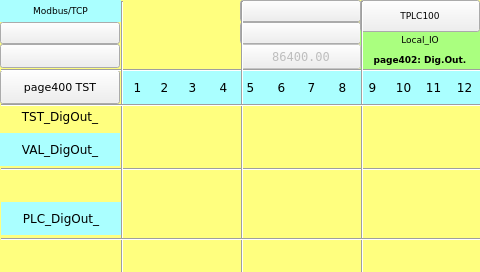
<?xml version="1.0" encoding="UTF-8"?>
<ui version="4.0">
<class>page402</class>
<widget class="QWidget" name="page402">
<property name="geometry">
<rect>
<x>0</x>
<y>0</y>
<width>480</width>
<height>272</height>
</rect>
</property>
<property name="minimumSize">
<size>
<width>480</width>
<height>272</height>
</size>
</property>
<property name="maximumSize">
<size>
<width>480</width>
<height>272</height>
</size>
</property>
<property name="windowTitle">
<string>page402</string>
</property>
<property name="styleSheet">
<string notr="true">QWidget#page402
{background-color: rgb(255, 255, 127);
}
</string>
</property>
<widget class="ATCMled" name="atcmLed_VAL_DigOut_3">
<property name="geometry">
<rect>
<x>178</x>
<y>134</y>
<width>31</width>
<height>34</height>
</rect>
</property>
<property name="toolTip">
<string>VAL_DigOut_3</string>
</property>
<property name="whatsThis">
<string>ATCMled widget</string>
</property>
<property name="variable">
<string>VAL_DigOut_3</string>
</property>
<property name="refresh">
<number>500</number>
</property>
<property name="viewStatus">
<bool>false</bool>
</property>
<property name="visibilityVar">
<string>TST_DigOut_3</string>
</property>
<property name="onIcon">
<iconset>
<normaloff>:/on.png</normaloff>:/on.png</iconset>
</property>
<property name="offIcon">
<iconset>
<normaloff>:/off.png</normaloff>:/off.png</iconset>
</property>
<property name="font">
 <font>
  <family>DejaVu Sans</family>
  <pointsize>8</pointsize>
 </font>
</property>
</widget>
<widget class="QLabel" name="label_Qt_Project_3">
<property name="geometry">
<rect>
<x>360</x>
<y>50</y>
<width>120</width>
<height>20</height>
</rect>
</property>
<property name="font">
<font>
<family>DejaVu Sans</family>
  <pointsize>7</pointsize>
<weight>75</weight>
<bold>true</bold>
</font>
</property>
<property name="styleSheet">
<string notr="true">background-color: rgb(170, 255, 127);</string>
</property>
<property name="text">
<string>page402: Dig.Out.</string>
</property>
<property name="alignment">
<set>Qt::AlignCenter</set>
</property>
</widget>
<widget class="QLabel" name="label_PLC_DigOut_9">
<property name="geometry">
<rect>
<x>357</x>
<y>70</y>
<width>31</width>
<height>34</height>
</rect>
</property>
<property name="font">
<font>
<family>DejaVu Sans</family>
  <pointsize>9</pointsize>
</font>
</property>
<property name="styleSheet">
<string notr="true">background-color: rgb(170, 255, 255);</string>
</property>
<property name="text">
<string>9</string>
</property>
<property name="alignment">
<set>Qt::AlignCenter</set>
</property>
</widget>
<widget class="ATCMled" name="atcmLed_VAL_DigOut_1">
<property name="geometry">
<rect>
<x>118</x>
<y>134</y>
<width>31</width>
<height>34</height>
</rect>
</property>
<property name="toolTip">
<string>VAL_DigOut_1</string>
</property>
<property name="whatsThis">
<string>ATCMled widget</string>
</property>
<property name="variable">
<string>VAL_DigOut_1</string>
</property>
<property name="refresh">
<number>500</number>
</property>
<property name="viewStatus">
<bool>false</bool>
</property>
<property name="visibilityVar">
<string>TST_DigOut_1</string>
</property>
<property name="onIcon">
<iconset>
<normaloff>:/on.png</normaloff>:/on.png</iconset>
</property>
<property name="offIcon">
<iconset>
<normaloff>:/off.png</normaloff>:/off.png</iconset>
</property>
<property name="font">
 <font>
  <family>DejaVu Sans</family>
  <pointsize>8</pointsize>
 </font>
</property>
</widget>
<widget class="ATCMtime" name="atcmTime">
<property name="geometry">
<rect>
<x>240</x>
<y>22</y>
<width>121</width>
<height>22</height>
</rect>
</property>
<property name="font">
<font>
<family>DejaVu Sans Mono</family>
  <pointsize>8</pointsize>
</font>
</property>
<property name="toolTip">
<string>ATCM QTime</string>
</property>
<property name="whatsThis">
<string>ATCMtime widget</string>
</property>
<property name="bgColor">
<color>
<red>170</red>
<green>255</green>
<blue>127</blue>
</color>
</property>
<property name="borderWidth">
<number>0</number>
</property>
<property name="borderRadius">
<number>0</number>
</property>
</widget>
<widget class="Line" name="line_hr_3">
<property name="geometry">
<rect>
<x>1</x>
<y>238</y>
<width>481</width>
<height>3</height>
</rect>
</property>
<property name="orientation">
<enum>Qt::Horizontal</enum>
</property>
<property name="font">
 <font>
  <family>DejaVu Sans</family>
  <pointsize>8</pointsize>
 </font>
</property>
</widget>
<widget class="Line" name="line_vt_2">
<property name="geometry">
<rect>
<x>241</x>
<y>1</y>
<width>3</width>
<height>272</height>
</rect>
</property>
<property name="orientation">
<enum>Qt::Vertical</enum>
</property>
<property name="font">
 <font>
  <family>DejaVu Sans</family>
  <pointsize>8</pointsize>
 </font>
</property>
</widget>
<widget class="QLabel" name="label_PLC_DigOut_11">
<property name="geometry">
<rect>
<x>418</x>
<y>70</y>
<width>31</width>
<height>34</height>
</rect>
</property>
<property name="font">
<font>
<family>DejaVu Sans</family>
  <pointsize>9</pointsize>
</font>
</property>
<property name="styleSheet">
<string notr="true">background-color: rgb(170, 255, 255);</string>
</property>
<property name="text">
<string>11</string>
</property>
<property name="alignment">
<set>Qt::AlignCenter</set>
</property>
</widget>
<widget class="ATCMled" name="atcmLed_VAL_DigOut_2">
<property name="geometry">
<rect>
<x>148</x>
<y>134</y>
<width>31</width>
<height>34</height>
</rect>
</property>
<property name="toolTip">
<string>VAL_DigOut_2</string>
</property>
<property name="whatsThis">
<string>ATCMled widget</string>
</property>
<property name="variable">
<string>VAL_DigOut_2</string>
</property>
<property name="refresh">
<number>500</number>
</property>
<property name="viewStatus">
<bool>false</bool>
</property>
<property name="visibilityVar">
<string>TST_DigOut_2</string>
</property>
<property name="onIcon">
<iconset>
<normaloff>:/on.png</normaloff>:/on.png</iconset>
</property>
<property name="offIcon">
<iconset>
<normaloff>:/off.png</normaloff>:/off.png</iconset>
</property>
<property name="font">
 <font>
  <family>DejaVu Sans</family>
  <pointsize>8</pointsize>
 </font>
</property>
</widget>
<widget class="ATCMdate" name="atcmDate">
<property name="geometry">
<rect>
<x>240</x>
<y>0</y>
<width>121</width>
<height>22</height>
</rect>
</property>
<property name="font">
<font>
<family>DejaVu Sans Mono</family>
  <pointsize>8</pointsize>
</font>
</property>
<property name="toolTip">
<string>ATCM QDate</string>
</property>
<property name="whatsThis">
<string>ATCMdate widget</string>
</property>
<property name="bgColor">
<color>
<red>170</red>
<green>255</green>
<blue>127</blue>
</color>
</property>
<property name="borderWidth">
<number>0</number>
</property>
<property name="borderRadius">
<number>0</number>
</property>
<property name="format">
<enum>ATCMdate::YYYY_MM_DD</enum>
</property>
</widget>
<widget class="ATCMled" name="atcmLed_VAL_DigOut_8">
<property name="geometry">
<rect>
<x>328</x>
<y>134</y>
<width>31</width>
<height>34</height>
</rect>
</property>
<property name="toolTip">
<string>VAL_DigOut_8</string>
</property>
<property name="whatsThis">
<string>ATCMled widget</string>
</property>
<property name="variable">
<string>VAL_DigOut_8</string>
</property>
<property name="refresh">
<number>500</number>
</property>
<property name="viewStatus">
<bool>false</bool>
</property>
<property name="visibilityVar">
<string>TST_DigOut_8</string>
</property>
<property name="onIcon">
<iconset>
<normaloff>:/on.png</normaloff>:/on.png</iconset>
</property>
<property name="offIcon">
<iconset>
<normaloff>:/off.png</normaloff>:/off.png</iconset>
</property>
<property name="font">
 <font>
  <family>DejaVu Sans</family>
  <pointsize>8</pointsize>
 </font>
</property>
</widget>
<widget class="QLabel" name="label_PLC_DigOut_14">
<property name="geometry">
<rect>
<x>0</x>
<y>133</y>
<width>120</width>
<height>33</height>
</rect>
</property>
<property name="font">
<font>
<family>DejaVu Sans</family>
  <pointsize>9</pointsize>
</font>
</property>
<property name="styleSheet">
<string notr="true">background-color: rgb(170, 255, 255);</string>
</property>
<property name="text">
<string>VAL_DigOut_</string>
</property>
<property name="alignment">
<set>Qt::AlignCenter</set>
</property>
</widget>
<widget class="QLabel" name="label_PLC_DigOut_7">
<property name="geometry">
<rect>
<x>296</x>
<y>70</y>
<width>31</width>
<height>34</height>
</rect>
</property>
<property name="font">
<font>
<family>DejaVu Sans</family>
  <pointsize>9</pointsize>
</font>
</property>
<property name="styleSheet">
<string notr="true">background-color: rgb(170, 255, 255);</string>
</property>
<property name="text">
<string>7</string>
</property>
<property name="alignment">
<set>Qt::AlignCenter</set>
</property>
</widget>
<widget class="QLabel" name="label_Qt_Project">
<property name="geometry">
<rect>
<x>360</x>
<y>30</y>
<width>120</width>
<height>20</height>
</rect>
</property>
<property name="font">
<font>
<family>DejaVu Sans</family>
  <pointsize>7</pointsize>
</font>
</property>
<property name="styleSheet">
<string notr="true">background-color: rgb(170, 255, 127);</string>
</property>
<property name="text">
<string>Local_IO</string>
</property>
<property name="alignment">
<set>Qt::AlignCenter</set>
</property>
</widget>
<widget class="QLabel" name="label_PLC_DigOut_8">
<property name="geometry">
<rect>
<x>327</x>
<y>70</y>
<width>31</width>
<height>34</height>
</rect>
</property>
<property name="font">
<font>
<family>DejaVu Sans</family>
  <pointsize>9</pointsize>
</font>
</property>
<property name="styleSheet">
<string notr="true">background-color: rgb(170, 255, 255);</string>
</property>
<property name="text">
<string>8</string>
</property>
<property name="alignment">
<set>Qt::AlignCenter</set>
</property>
</widget>
<widget class="Line" name="line_vt_4">
<property name="geometry">
<rect>
<x>361</x>
<y>1</y>
<width>3</width>
<height>272</height>
</rect>
</property>
<property name="orientation">
<enum>Qt::Vertical</enum>
</property>
<property name="font">
 <font>
  <family>DejaVu Sans</family>
  <pointsize>8</pointsize>
 </font>
</property>
</widget>
<widget class="QLabel" name="label_PLC_DigOut_2">
<property name="geometry">
<rect>
<x>149</x>
<y>70</y>
<width>31</width>
<height>34</height>
</rect>
</property>
<property name="font">
<font>
<family>DejaVu Sans</family>
  <pointsize>9</pointsize>
</font>
</property>
<property name="styleSheet">
<string notr="true">background-color: rgb(170, 255, 255);</string>
</property>
<property name="text">
<string>2</string>
</property>
<property name="alignment">
<set>Qt::AlignCenter</set>
</property>
</widget>
<widget class="QLabel" name="label_PLC_DigOut_12">
<property name="geometry">
<rect>
<x>449</x>
<y>70</y>
<width>31</width>
<height>34</height>
</rect>
</property>
<property name="font">
<font>
<family>DejaVu Sans</family>
  <pointsize>9</pointsize>
</font>
</property>
<property name="styleSheet">
<string notr="true">background-color: rgb(170, 255, 255);</string>
</property>
<property name="text">
<string>12</string>
</property>
<property name="alignment">
<set>Qt::AlignCenter</set>
</property>
</widget>
<widget class="QLabel" name="label_PLC_DigOut_1">
<property name="geometry">
<rect>
<x>122</x>
<y>70</y>
<width>31</width>
<height>34</height>
</rect>
</property>
<property name="font">
<font>
<family>DejaVu Sans</family>
  <pointsize>9</pointsize>
</font>
</property>
<property name="styleSheet">
<string notr="true">background-color: rgb(170, 255, 255);</string>
</property>
<property name="text">
<string>1</string>
</property>
<property name="alignment">
<set>Qt::AlignCenter</set>
</property>
</widget>
<widget class="ATCMled" name="atcmLed_VAL_DigOut_7">
<property name="geometry">
<rect>
<x>298</x>
<y>134</y>
<width>31</width>
<height>34</height>
</rect>
</property>
<property name="toolTip">
<string>VAL_DigOut_7</string>
</property>
<property name="whatsThis">
<string>ATCMled widget</string>
</property>
<property name="variable">
<string>VAL_DigOut_7</string>
</property>
<property name="refresh">
<number>500</number>
</property>
<property name="viewStatus">
<bool>false</bool>
</property>
<property name="visibilityVar">
<string>TST_DigOut_7</string>
</property>
<property name="onIcon">
<iconset>
<normaloff>:/on.png</normaloff>:/on.png</iconset>
</property>
<property name="offIcon">
<iconset>
<normaloff>:/off.png</normaloff>:/off.png</iconset>
</property>
<property name="font">
 <font>
  <family>DejaVu Sans</family>
  <pointsize>8</pointsize>
 </font>
</property>
</widget>
<widget class="ATCMled" name="atcmLed_VAL_DigOut_6">
<property name="geometry">
<rect>
<x>268</x>
<y>134</y>
<width>31</width>
<height>34</height>
</rect>
</property>
<property name="toolTip">
<string>VAL_DigOut_6</string>
</property>
<property name="whatsThis">
<string>ATCMled widget</string>
</property>
<property name="variable">
<string>VAL_DigOut_6</string>
</property>
<property name="refresh">
<number>500</number>
</property>
<property name="viewStatus">
<bool>false</bool>
</property>
<property name="visibilityVar">
<string>TST_DigOut_6</string>
</property>
<property name="onIcon">
<iconset>
<normaloff>:/on.png</normaloff>:/on.png</iconset>
</property>
<property name="offIcon">
<iconset>
<normaloff>:/off.png</normaloff>:/off.png</iconset>
</property>
<property name="font">
 <font>
  <family>DejaVu Sans</family>
  <pointsize>8</pointsize>
 </font>
</property>
</widget>
<widget class="ATCMled" name="atcmLed_TST_DigOut_5">
<property name="geometry">
<rect>
<x>238</x>
<y>102</y>
<width>31</width>
<height>34</height>
</rect>
</property>
<property name="toolTip">
<string>TST_DigOut_5</string>
</property>
<property name="whatsThis">
<string>ATCMled widget</string>
</property>
<property name="variable">
<string>TST_DigOut_5</string>
</property>
<property name="refresh">
<number>500</number>
</property>
<property name="viewStatus">
<bool>false</bool>
</property>
<property name="visibilityVar">
<string/>
</property>
<property name="onIcon">
<iconset>
<normaloff>:/on.png</normaloff>:/on.png</iconset>
</property>
<property name="offIcon">
<iconset>
<normaloff>:/off.png</normaloff>:/off.png</iconset>
</property>
<property name="font">
 <font>
  <family>DejaVu Sans</family>
  <pointsize>8</pointsize>
 </font>
</property>
</widget>
<widget class="QLabel" name="label_PLC_DigOut_6">
<property name="geometry">
<rect>
<x>266</x>
<y>70</y>
<width>31</width>
<height>34</height>
</rect>
</property>
<property name="font">
<font>
<family>DejaVu Sans</family>
  <pointsize>9</pointsize>
</font>
</property>
<property name="styleSheet">
<string notr="true">background-color: rgb(170, 255, 255);</string>
</property>
<property name="text">
<string>6</string>
</property>
<property name="alignment">
<set>Qt::AlignCenter</set>
</property>
</widget>
<widget class="ATCMled" name="atcmLed_TST_DigOut_8">
<property name="geometry">
<rect>
<x>328</x>
<y>102</y>
<width>31</width>
<height>34</height>
</rect>
</property>
<property name="toolTip">
<string>TST_DigOut_8</string>
</property>
<property name="whatsThis">
<string>ATCMled widget</string>
</property>
<property name="variable">
<string>TST_DigOut_8</string>
</property>
<property name="refresh">
<number>500</number>
</property>
<property name="viewStatus">
<bool>false</bool>
</property>
<property name="visibilityVar">
<string/>
</property>
<property name="onIcon">
<iconset>
<normaloff>:/on.png</normaloff>:/on.png</iconset>
</property>
<property name="offIcon">
<iconset>
<normaloff>:/off.png</normaloff>:/off.png</iconset>
</property>
<property name="font">
 <font>
  <family>DejaVu Sans</family>
  <pointsize>8</pointsize>
 </font>
</property>
</widget>
<widget class="QLabel" name="label_PLC_DigOut_3">
<property name="geometry">
<rect>
<x>177</x>
<y>70</y>
<width>31</width>
<height>34</height>
</rect>
</property>
<property name="font">
<font>
<family>DejaVu Sans</family>
  <pointsize>9</pointsize>
</font>
</property>
<property name="styleSheet">
<string notr="true">background-color: rgb(170, 255, 255);</string>
</property>
<property name="text">
<string>3</string>
</property>
<property name="alignment">
<set>Qt::AlignCenter</set>
</property>
</widget>
<widget class="ATCMled" name="atcmLed_TST_DigOut_4">
<property name="geometry">
<rect>
<x>208</x>
<y>102</y>
<width>31</width>
<height>34</height>
</rect>
</property>
<property name="toolTip">
<string>TST_DigOut_4</string>
</property>
<property name="whatsThis">
<string>ATCMled widget</string>
</property>
<property name="variable">
<string>TST_DigOut_4</string>
</property>
<property name="refresh">
<number>500</number>
</property>
<property name="viewStatus">
<bool>false</bool>
</property>
<property name="visibilityVar">
<string/>
</property>
<property name="onIcon">
<iconset>
<normaloff>:/on.png</normaloff>:/on.png</iconset>
</property>
<property name="offIcon">
<iconset>
<normaloff>:/off.png</normaloff>:/off.png</iconset>
</property>
<property name="font">
 <font>
  <family>DejaVu Sans</family>
  <pointsize>8</pointsize>
 </font>
</property>
</widget>
<widget class="ATCMled" name="atcmLed_TST_DigOut_2">
<property name="geometry">
<rect>
<x>148</x>
<y>102</y>
<width>31</width>
<height>34</height>
</rect>
</property>
<property name="toolTip">
<string>TST_DigOut_2</string>
</property>
<property name="whatsThis">
<string>ATCMled widget</string>
</property>
<property name="variable">
<string>TST_DigOut_2</string>
</property>
<property name="refresh">
<number>500</number>
</property>
<property name="viewStatus">
<bool>false</bool>
</property>
<property name="visibilityVar">
<string/>
</property>
<property name="onIcon">
<iconset>
<normaloff>:/on.png</normaloff>:/on.png</iconset>
</property>
<property name="offIcon">
<iconset>
<normaloff>:/off.png</normaloff>:/off.png</iconset>
</property>
<property name="font">
 <font>
  <family>DejaVu Sans</family>
  <pointsize>8</pointsize>
 </font>
</property>
</widget>
<widget class="ATCMled" name="atcmLed_TST_DigOut_3">
<property name="geometry">
<rect>
<x>178</x>
<y>102</y>
<width>31</width>
<height>34</height>
</rect>
</property>
<property name="toolTip">
<string>TST_DigOut_3</string>
</property>
<property name="whatsThis">
<string>ATCMled widget</string>
</property>
<property name="variable">
<string>TST_DigOut_3</string>
</property>
<property name="refresh">
<number>500</number>
</property>
<property name="viewStatus">
<bool>false</bool>
</property>
<property name="visibilityVar">
<string/>
</property>
<property name="onIcon">
<iconset>
<normaloff>:/on.png</normaloff>:/on.png</iconset>
</property>
<property name="offIcon">
<iconset>
<normaloff>:/off.png</normaloff>:/off.png</iconset>
</property>
<property name="font">
 <font>
  <family>DejaVu Sans</family>
  <pointsize>8</pointsize>
 </font>
</property>
</widget>
<widget class="QLabel" name="label_PLC_DigOut_10">
<property name="geometry">
<rect>
<x>388</x>
<y>70</y>
<width>31</width>
<height>34</height>
</rect>
</property>
<property name="font">
<font>
<family>DejaVu Sans</family>
  <pointsize>9</pointsize>
</font>
</property>
<property name="styleSheet">
<string notr="true">background-color: rgb(170, 255, 255);</string>
</property>
<property name="text">
<string>10</string>
</property>
<property name="alignment">
<set>Qt::AlignCenter</set>
</property>
</widget>
<widget class="QLabel" name="label_PLC_DigOut_4">
<property name="geometry">
<rect>
<x>208</x>
<y>70</y>
<width>31</width>
<height>34</height>
</rect>
</property>
<property name="font">
<font>
<family>DejaVu Sans</family>
  <pointsize>9</pointsize>
</font>
</property>
<property name="styleSheet">
<string notr="true">background-color: rgb(170, 255, 255);</string>
</property>
<property name="text">
<string>4</string>
</property>
<property name="alignment">
<set>Qt::AlignCenter</set>
</property>
</widget>
<widget class="Line" name="line_vt_1">
<property name="geometry">
<rect>
<x>121</x>
<y>1</y>
<width>3</width>
<height>272</height>
</rect>
</property>
<property name="orientation">
<enum>Qt::Vertical</enum>
</property>
<property name="font">
 <font>
  <family>DejaVu Sans</family>
  <pointsize>8</pointsize>
 </font>
</property>
</widget>
<widget class="ATCMled" name="atcmLed_TST_DigOut_1">
<property name="geometry">
<rect>
<x>118</x>
<y>102</y>
<width>31</width>
<height>34</height>
</rect>
</property>
<property name="toolTip">
<string>TST_DigOut_1</string>
</property>
<property name="whatsThis">
<string>ATCMled widget</string>
</property>
<property name="variable">
<string>TST_DigOut_1</string>
</property>
<property name="refresh">
<number>500</number>
</property>
<property name="viewStatus">
<bool>false</bool>
</property>
<property name="visibilityVar">
<string/>
</property>
<property name="onIcon">
<iconset>
<normaloff>:/on.png</normaloff>:/on.png</iconset>
</property>
<property name="offIcon">
<iconset>
<normaloff>:/off.png</normaloff>:/off.png</iconset>
</property>
<property name="font">
 <font>
  <family>DejaVu Sans</family>
  <pointsize>8</pointsize>
 </font>
</property>
</widget>
<widget class="ATCMbutton" name="atcmButton_menu">
<property name="geometry">
<rect>
<x>360</x>
<y>0</y>
<width>120</width>
<height>32</height>
</rect>
</property>
<property name="font">
<font>
<family>DejaVu Sans</family>
  <pointsize>7</pointsize>
<weight>50</weight>
<bold>false</bold>
</font>
</property>
<property name="toolTip">
<string/>
</property>
<property name="whatsThis">
<string>ATCMbutton widget</string>
</property>
<property name="pageName">
<string>menu</string>
</property>
<property name="statusvar">
<string/>
</property>
<property name="viewStatus">
<bool>false</bool>
</property>
<property name="refresh">
<number>200</number>
</property>
<property name="visibilityVar">
<string/>
</property>
<property name="bgColor">
<color>
<red>85</red>
<green>255</green>
<blue>255</blue>
</color>
</property>
<property name="borderColor">
<color>
<red>0</red>
<green>0</green>
<blue>0</blue>
</color>
</property>
<property name="text">
<string>TPLC100</string>
</property>
<property name="pressText">
<string>TPLC100</string>
</property>
<property name="borderWidth">
<number>1</number>
</property>
<property name="borderRadius">
<number>0</number>
</property>
<property name="apparence">
<enum>QFrame::Raised</enum>
</property>
</widget>
<widget class="ATCMled" name="atcmLed_TST_DigOut_7">
<property name="geometry">
<rect>
<x>298</x>
<y>102</y>
<width>31</width>
<height>34</height>
</rect>
</property>
<property name="toolTip">
<string>TST_DigOut_7</string>
</property>
<property name="whatsThis">
<string>ATCMled widget</string>
</property>
<property name="variable">
<string>TST_DigOut_7</string>
</property>
<property name="refresh">
<number>500</number>
</property>
<property name="viewStatus">
<bool>false</bool>
</property>
<property name="visibilityVar">
<string/>
</property>
<property name="onIcon">
<iconset>
<normaloff>:/on.png</normaloff>:/on.png</iconset>
</property>
<property name="offIcon">
<iconset>
<normaloff>:/off.png</normaloff>:/off.png</iconset>
</property>
<property name="font">
 <font>
  <family>DejaVu Sans</family>
  <pointsize>8</pointsize>
 </font>
</property>
</widget>
<widget class="Line" name="line_hr_1">
<property name="geometry">
<rect>
<x>1</x>
<y>69</y>
<width>481</width>
<height>3</height>
</rect>
</property>
<property name="orientation">
<enum>Qt::Horizontal</enum>
</property>
<property name="font">
 <font>
  <family>DejaVu Sans</family>
  <pointsize>8</pointsize>
 </font>
</property>
</widget>
<widget class="Line" name="line_hr_4">
<property name="geometry">
<rect>
<x>1</x>
<y>104</y>
<width>481</width>
<height>3</height>
</rect>
</property>
<property name="orientation">
<enum>Qt::Horizontal</enum>
</property>
<property name="font">
 <font>
  <family>DejaVu Sans</family>
  <pointsize>8</pointsize>
 </font>
</property>
</widget>
<widget class="ATCMled" name="atcmLed_TST_DigOut_6">
<property name="geometry">
<rect>
<x>268</x>
<y>102</y>
<width>31</width>
<height>34</height>
</rect>
</property>
<property name="toolTip">
<string>TST_DigOut_6</string>
</property>
<property name="whatsThis">
<string>ATCMled widget</string>
</property>
<property name="variable">
<string>TST_DigOut_6</string>
</property>
<property name="refresh">
<number>500</number>
</property>
<property name="viewStatus">
<bool>false</bool>
</property>
<property name="visibilityVar">
<string/>
</property>
<property name="onIcon">
<iconset>
<normaloff>:/on.png</normaloff>:/on.png</iconset>
</property>
<property name="offIcon">
<iconset>
<normaloff>:/off.png</normaloff>:/off.png</iconset>
</property>
<property name="font">
 <font>
  <family>DejaVu Sans</family>
  <pointsize>8</pointsize>
 </font>
</property>
</widget>
<widget class="ATCMled" name="atcmLed_VAL_DigOut_5">
<property name="geometry">
<rect>
<x>238</x>
<y>134</y>
<width>31</width>
<height>34</height>
</rect>
</property>
<property name="toolTip">
<string>VAL_DigOut_5</string>
</property>
<property name="whatsThis">
<string>ATCMled widget</string>
</property>
<property name="variable">
<string>VAL_DigOut_5</string>
</property>
<property name="refresh">
<number>500</number>
</property>
<property name="viewStatus">
<bool>false</bool>
</property>
<property name="visibilityVar">
<string>TST_DigOut_5</string>
</property>
<property name="onIcon">
<iconset>
<normaloff>:/on.png</normaloff>:/on.png</iconset>
</property>
<property name="offIcon">
<iconset>
<normaloff>:/off.png</normaloff>:/off.png</iconset>
</property>
<property name="font">
 <font>
  <family>DejaVu Sans</family>
  <pointsize>8</pointsize>
 </font>
</property>
</widget>
<widget class="QLabel" name="label_PLC_DigOut_5">
<property name="geometry">
<rect>
<x>235</x>
<y>70</y>
<width>31</width>
<height>34</height>
</rect>
</property>
<property name="font">
<font>
<family>DejaVu Sans</family>
  <pointsize>9</pointsize>
</font>
</property>
<property name="styleSheet">
<string notr="true">background-color: rgb(170, 255, 255);</string>
</property>
<property name="text">
<string>5</string>
</property>
<property name="alignment">
<set>Qt::AlignCenter</set>
</property>
</widget>
<widget class="QLabel" name="label_PLC_DigOut_13">
<property name="geometry">
<rect>
<x>0</x>
<y>100</y>
<width>120</width>
<height>33</height>
</rect>
</property>
<property name="font">
<font>
<family>DejaVu Sans</family>
  <pointsize>9</pointsize>
</font>
</property>
<property name="styleSheet">
<string notr="true">background-color: rgb(255, 255, 127);</string>
</property>
<property name="text">
<string>TST_DigOut_</string>
</property>
<property name="alignment">
<set>Qt::AlignCenter</set>
</property>
</widget>
<widget class="Line" name="line_hr_2">
<property name="geometry">
<rect>
<x>1</x>
<y>168</y>
<width>481</width>
<height>3</height>
</rect>
</property>
<property name="orientation">
<enum>Qt::Horizontal</enum>
</property>
<property name="font">
 <font>
  <family>DejaVu Sans</family>
  <pointsize>8</pointsize>
 </font>
</property>
</widget>
<widget class="ATCMled" name="atcmLed_VAL_DigOut_4">
<property name="geometry">
<rect>
<x>208</x>
<y>134</y>
<width>31</width>
<height>34</height>
</rect>
</property>
<property name="toolTip">
<string>VAL_DigOut_4</string>
</property>
<property name="whatsThis">
<string>ATCMled widget</string>
</property>
<property name="variable">
<string>VAL_DigOut_4</string>
</property>
<property name="refresh">
<number>500</number>
</property>
<property name="viewStatus">
<bool>false</bool>
</property>
<property name="visibilityVar">
<string>TST_DigOut_4</string>
</property>
<property name="onIcon">
<iconset>
<normaloff>:/on.png</normaloff>:/on.png</iconset>
</property>
<property name="offIcon">
<iconset>
<normaloff>:/off.png</normaloff>:/off.png</iconset>
</property>
<property name="font">
 <font>
  <family>DejaVu Sans</family>
  <pointsize>8</pointsize>
 </font>
</property>
</widget>
<widget class="ATCMled" name="atcmLed_RES_DigOut_24">
<property name="geometry">
<rect>
<x>209</x>
<y>204</y>
<width>31</width>
<height>34</height>
</rect>
</property>
<property name="toolTip">
<string>PLC_DigOut_4</string>
</property>
<property name="whatsThis">
<string>ATCMled widget</string>
</property>
<property name="variable">
<string>PLC_DigOut_4</string>
</property>
<property name="refresh">
<number>500</number>
</property>
<property name="viewStatus">
<bool>false</bool>
</property>
<property name="visibilityVar">
<string>TST_DigOut_4</string>
</property>
<property name="onIcon">
<iconset>
<normaloff>:/on.png</normaloff>:/on.png</iconset>
</property>
<property name="offIcon">
<iconset>
<normaloff>:/off.png</normaloff>:/off.png</iconset>
</property>
<property name="font">
 <font>
  <family>DejaVu Sans</family>
  <pointsize>8</pointsize>
 </font>
</property>
</widget>
<widget class="ATCMled" name="atcmLed_RES_DigOut_16">
<property name="geometry">
<rect>
<x>329</x>
<y>204</y>
<width>31</width>
<height>34</height>
</rect>
</property>
<property name="toolTip">
<string>PLC_DigOut_8</string>
</property>
<property name="whatsThis">
<string>ATCMled widget</string>
</property>
<property name="variable">
<string>PLC_DigOut_8</string>
</property>
<property name="refresh">
<number>500</number>
</property>
<property name="viewStatus">
<bool>false</bool>
</property>
<property name="visibilityVar">
<string>TST_DigOut_8</string>
</property>
<property name="onIcon">
<iconset>
<normaloff>:/on.png</normaloff>:/on.png</iconset>
</property>
<property name="offIcon">
<iconset>
<normaloff>:/off.png</normaloff>:/off.png</iconset>
</property>
<property name="font">
 <font>
  <family>DejaVu Sans</family>
  <pointsize>8</pointsize>
 </font>
</property>
</widget>
<widget class="ATCMled" name="atcmLed_RES_DigOut_17">
<property name="geometry">
<rect>
<x>179</x>
<y>204</y>
<width>31</width>
<height>34</height>
</rect>
</property>
<property name="toolTip">
<string>PLC_DigOut_3</string>
</property>
<property name="whatsThis">
<string>ATCMled widget</string>
</property>
<property name="variable">
<string>PLC_DigOut_3</string>
</property>
<property name="refresh">
<number>500</number>
</property>
<property name="viewStatus">
<bool>false</bool>
</property>
<property name="visibilityVar">
<string>TST_DigOut_3</string>
</property>
<property name="onIcon">
<iconset>
<normaloff>:/on.png</normaloff>:/on.png</iconset>
</property>
<property name="offIcon">
<iconset>
<normaloff>:/off.png</normaloff>:/off.png</iconset>
</property>
<property name="font">
 <font>
  <family>DejaVu Sans</family>
  <pointsize>8</pointsize>
 </font>
</property>
</widget>
<widget class="ATCMled" name="atcmLed_RES_DigOut_21">
<property name="geometry">
<rect>
<x>149</x>
<y>204</y>
<width>31</width>
<height>34</height>
</rect>
</property>
<property name="toolTip">
<string>PLC_DigOut_2</string>
</property>
<property name="whatsThis">
<string>ATCMled widget</string>
</property>
<property name="variable">
<string>PLC_DigOut_2</string>
</property>
<property name="refresh">
<number>500</number>
</property>
<property name="viewStatus">
<bool>false</bool>
</property>
<property name="visibilityVar">
<string>TST_DigOut_2</string>
</property>
<property name="onIcon">
<iconset>
<normaloff>:/on.png</normaloff>:/on.png</iconset>
</property>
<property name="offIcon">
<iconset>
<normaloff>:/off.png</normaloff>:/off.png</iconset>
</property>
<property name="font">
 <font>
  <family>DejaVu Sans</family>
  <pointsize>8</pointsize>
 </font>
</property>
</widget>
<widget class="ATCMled" name="atcmLed_RES_DigOut_25">
<property name="geometry">
<rect>
<x>119</x>
<y>204</y>
<width>31</width>
<height>34</height>
</rect>
</property>
<property name="toolTip">
<string>PLC_DigOut_1</string>
</property>
<property name="whatsThis">
<string>ATCMled widget</string>
</property>
<property name="variable">
<string>PLC_DigOut_1</string>
</property>
<property name="refresh">
<number>500</number>
</property>
<property name="viewStatus">
<bool>false</bool>
</property>
<property name="visibilityVar">
<string>TST_DigOut_1</string>
</property>
<property name="onIcon">
<iconset>
<normaloff>:/on.png</normaloff>:/on.png</iconset>
</property>
<property name="offIcon">
<iconset>
<normaloff>:/off.png</normaloff>:/off.png</iconset>
</property>
<property name="font">
 <font>
  <family>DejaVu Sans</family>
  <pointsize>8</pointsize>
 </font>
</property>
</widget>
<widget class="QLabel" name="label_PLC_DigOut_17">
<property name="geometry">
<rect>
<x>1</x>
<y>202</y>
<width>120</width>
<height>33</height>
</rect>
</property>
<property name="font">
<font>
<family>DejaVu Sans</family>
  <pointsize>9</pointsize>
</font>
</property>
<property name="styleSheet">
<string notr="true">background-color: rgb(170, 255, 255);</string>
</property>
<property name="text">
<string>PLC_DigOut_</string>
</property>
<property name="alignment">
<set>Qt::AlignCenter</set>
</property>
</widget>
<widget class="ATCMled" name="atcmLed_RES_DigOut_26">
<property name="geometry">
<rect>
<x>269</x>
<y>204</y>
<width>31</width>
<height>34</height>
</rect>
</property>
<property name="toolTip">
<string>PLC_DigOut_6</string>
</property>
<property name="whatsThis">
<string>ATCMled widget</string>
</property>
<property name="variable">
<string>PLC_DigOut_6</string>
</property>
<property name="refresh">
<number>500</number>
</property>
<property name="viewStatus">
<bool>false</bool>
</property>
<property name="visibilityVar">
<string>TST_DigOut_6</string>
</property>
<property name="onIcon">
<iconset>
<normaloff>:/on.png</normaloff>:/on.png</iconset>
</property>
<property name="offIcon">
<iconset>
<normaloff>:/off.png</normaloff>:/off.png</iconset>
</property>
<property name="font">
 <font>
  <family>DejaVu Sans</family>
  <pointsize>8</pointsize>
 </font>
</property>
</widget>
<widget class="ATCMled" name="atcmLed_RES_DigOut_27">
<property name="geometry">
<rect>
<x>239</x>
<y>204</y>
<width>31</width>
<height>34</height>
</rect>
</property>
<property name="toolTip">
<string>PLC_DigOut_5</string>
</property>
<property name="whatsThis">
<string>ATCMled widget</string>
</property>
<property name="variable">
<string>PLC_DigOut_5</string>
</property>
<property name="refresh">
<number>500</number>
</property>
<property name="viewStatus">
<bool>false</bool>
</property>
<property name="visibilityVar">
<string>TST_DigOut_5</string>
</property>
<property name="onIcon">
<iconset>
<normaloff>:/on.png</normaloff>:/on.png</iconset>
</property>
<property name="offIcon">
<iconset>
<normaloff>:/off.png</normaloff>:/off.png</iconset>
</property>
<property name="font">
 <font>
  <family>DejaVu Sans</family>
  <pointsize>8</pointsize>
 </font>
</property>
</widget>
<widget class="ATCMled" name="atcmLed_RES_DigOut_28">
<property name="geometry">
<rect>
<x>299</x>
<y>204</y>
<width>31</width>
<height>34</height>
</rect>
</property>
<property name="toolTip">
<string>PLC_DigOut_7</string>
</property>
<property name="whatsThis">
<string>ATCMled widget</string>
</property>
<property name="variable">
<string>PLC_DigOut_7</string>
</property>
<property name="refresh">
<number>500</number>
</property>
<property name="viewStatus">
<bool>false</bool>
</property>
<property name="visibilityVar">
<string>TST_DigOut_7</string>
</property>
<property name="onIcon">
<iconset>
<normaloff>:/on.png</normaloff>:/on.png</iconset>
</property>
<property name="offIcon">
<iconset>
<normaloff>:/off.png</normaloff>:/off.png</iconset>
</property>
<property name="font">
 <font>
  <family>DejaVu Sans</family>
  <pointsize>8</pointsize>
 </font>
</property>
</widget>
<widget class="ATCMbutton" name="atcmButton_page402_2">
<property name="geometry">
<rect>
<x>0</x>
<y>70</y>
<width>120</width>
<height>34</height>
</rect>
</property>
<property name="toolTip">
<string/>
</property>
<property name="whatsThis">
<string>ATCMbutton widget</string>
</property>
<property name="pageName">
<string>page400</string>
</property>
<property name="statusvar">
<string/>
</property>
<property name="viewStatus">
<bool>false</bool>
</property>
<property name="visibilityVar">
<string/>
</property>
<property name="bgColor">
<color>
<red>170</red>
<green>255</green>
<blue>255</blue>
</color>
</property>
<property name="text">
<string>page400 TST</string>
</property>
<property name="pressText">
<string>page400 TST</string>
</property>
<property name="borderWidth">
<number>0</number>
</property>
<property name="borderRadius">
<number>0</number>
</property>
<property name="apparence">
<enum>QFrame::Raised</enum>
</property>
<property name="font">
 <font>
  <family>DejaVu Sans</family>
  <pointsize>8</pointsize>
 </font>
</property>
</widget>
<widget class="ATCMlabel" name="atcmLabel_PLC_time">
<property name="enabled">
<bool>false</bool>
</property>
<property name="geometry">
<rect>
<x>241</x>
<y>44</y>
<width>120</width>
<height>25</height>
</rect>
</property>
<property name="font">
<font>
<family>DejaVu Sans Mono</family>
  <pointsize>9</pointsize>
</font>
</property>
<property name="text">
<string>86400.00</string>
</property>
<property name="toolTip">
<string>PLC_time</string>
</property>
<property name="whatsThis">
<string>ATCMlabel widget</string>
</property>
<property name="variable">
<string>PLC_time</string>
</property>
<property name="refresh">
<number>500</number>
</property>
<property name="max">
<string>0</string>
</property>
<property name="min">
<string>0</string>
</property>
<property name="viewStatus">
<bool>false</bool>
</property>
<property name="visibilityVar">
<string/>
</property>
<property name="bgColor">
<color>
<red>170</red>
<green>255</green>
<blue>127</blue>
</color>
</property>
<property name="fontColor">
<color>
<red>0</red>
<green>0</green>
<blue>0</blue>
</color>
</property>
<property name="borderWidth">
<number>0</number>
</property>
<property name="borderRadius">
<number>0</number>
</property>
</widget>
<widget class="ATCMlabel" name="atcmLabel">
<property name="geometry">
<rect>
<x>0</x>
<y>22</y>
<width>120</width>
<height>22</height>
</rect>
</property>
<property name="font">
<font>
<family>DejaVu Sans</family>
  <pointsize>9</pointsize>
</font>
</property>
<property name="toolTip">
<string>TEST_COMMAND</string>
</property>
<property name="whatsThis">
<string>ATCMlabel widget</string>
</property>
<property name="variable">
<string>TEST_COMMAND</string>
</property>
<property name="refresh">
<number>500</number>
</property>
<property name="max">
<string>0</string>
</property>
<property name="min">
<string>0</string>
</property>
<property name="viewStatus">
<bool>false</bool>
</property>
<property name="visibilityVar">
<string/>
</property>
<property name="bgColor">
<color>
<red>170</red>
<green>255</green>
<blue>127</blue>
</color>
</property>
<property name="borderWidth">
<number>1</number>
</property>
<property name="borderRadius">
<number>0</number>
</property>
<property name="format">
<enum>ATCMlabel::Hex</enum>
</property>
</widget>
<widget class="QLabel" name="label_Start_3">
<property name="geometry">
<rect>
<x>0</x>
<y>0</y>
<width>121</width>
<height>22</height>
</rect>
</property>
<property name="font">
<font>
<family>DejaVu Sans</family>
  <pointsize>7</pointsize>
</font>
</property>
<property name="styleSheet">
<string notr="true">background-color: rgb(170, 255, 255);</string>
</property>
<property name="text">
<string>Modbus/TCP</string>
</property>
<property name="alignment">
<set>Qt::AlignCenter</set>
</property>
</widget>
<widget class="ATCMlabel" name="atcmLabel_2">
<property name="geometry">
<rect>
<x>0</x>
<y>44</y>
<width>120</width>
<height>24</height>
</rect>
</property>
<property name="font">
<font>
<family>DejaVu Sans</family>
  <pointsize>9</pointsize>
</font>
</property>
<property name="toolTip">
<string>TEST_STATUS</string>
</property>
<property name="whatsThis">
<string>ATCMlabel widget</string>
</property>
<property name="variable">
<string>TEST_STATUS</string>
</property>
<property name="refresh">
<number>500</number>
</property>
<property name="max">
<string>0</string>
</property>
<property name="min">
<string>0</string>
</property>
<property name="viewStatus">
<bool>false</bool>
</property>
<property name="visibilityVar">
<string/>
</property>
<property name="bgColor">
<color>
<red>255</red>
<green>255</green>
<blue>127</blue>
</color>
</property>
<property name="borderWidth">
<number>1</number>
</property>
<property name="borderRadius">
<number>0</number>
</property>
<property name="format">
<enum>ATCMlabel::Hex</enum>
</property>
</widget>
<zorder>atcmLed_VAL_DigOut_3</zorder>
<zorder>label_Qt_Project_3</zorder>
<zorder>label_PLC_DigOut_9</zorder>
<zorder>atcmLed_VAL_DigOut_1</zorder>
<zorder>atcmTime</zorder>
<zorder>label_PLC_DigOut_11</zorder>
<zorder>atcmLed_VAL_DigOut_2</zorder>
<zorder>atcmDate</zorder>
<zorder>atcmLed_VAL_DigOut_8</zorder>
<zorder>label_PLC_DigOut_14</zorder>
<zorder>label_PLC_DigOut_7</zorder>
<zorder>label_Qt_Project</zorder>
<zorder>label_PLC_DigOut_8</zorder>
<zorder>label_PLC_DigOut_2</zorder>
<zorder>label_PLC_DigOut_12</zorder>
<zorder>label_PLC_DigOut_1</zorder>
<zorder>atcmLed_VAL_DigOut_7</zorder>
<zorder>atcmLed_VAL_DigOut_6</zorder>
<zorder>atcmLed_TST_DigOut_5</zorder>
<zorder>label_PLC_DigOut_6</zorder>
<zorder>atcmLed_TST_DigOut_8</zorder>
<zorder>label_PLC_DigOut_3</zorder>
<zorder>atcmLed_TST_DigOut_4</zorder>
<zorder>atcmLed_TST_DigOut_2</zorder>
<zorder>atcmLed_TST_DigOut_3</zorder>
<zorder>label_PLC_DigOut_10</zorder>
<zorder>label_PLC_DigOut_4</zorder>
<zorder>atcmLed_TST_DigOut_1</zorder>
<zorder>atcmButton_menu</zorder>
<zorder>atcmLed_TST_DigOut_7</zorder>
<zorder>atcmLed_TST_DigOut_6</zorder>
<zorder>atcmLed_VAL_DigOut_5</zorder>
<zorder>label_PLC_DigOut_5</zorder>
<zorder>label_PLC_DigOut_13</zorder>
<zorder>atcmLed_VAL_DigOut_4</zorder>
<zorder>atcmLed_RES_DigOut_24</zorder>
<zorder>atcmLed_RES_DigOut_16</zorder>
<zorder>atcmLed_RES_DigOut_17</zorder>
<zorder>atcmLed_RES_DigOut_21</zorder>
<zorder>atcmLed_RES_DigOut_25</zorder>
<zorder>label_PLC_DigOut_17</zorder>
<zorder>atcmLed_RES_DigOut_26</zorder>
<zorder>atcmLed_RES_DigOut_27</zorder>
<zorder>atcmLed_RES_DigOut_28</zorder>
<zorder>atcmButton_page402_2</zorder>
<zorder>atcmLabel_PLC_time</zorder>
<zorder>line_hr_2</zorder>
<zorder>line_hr_1</zorder>
<zorder>line_vt_1</zorder>
<zorder>line_vt_2</zorder>
<zorder>line_vt_4</zorder>
<zorder>line_hr_3</zorder>
<zorder>line_hr_4</zorder>
<zorder>atcmLabel</zorder>
<zorder>label_Start_3</zorder>
<zorder>atcmLabel_2</zorder>
</widget>
<customwidgets>
<customwidget>
<class>ATCMbutton</class>
<extends>QPushButton</extends>
<header>atcmplugin.h</header>
</customwidget>
<customwidget>
<class>ATCMdate</class>
<extends>QPushButton</extends>
<header>atcmplugin.h</header>
</customwidget>
<customwidget>
<class>ATCMlabel</class>
<extends>QPushButton</extends>
<header>atcmplugin.h</header>
</customwidget>
<customwidget>
<class>ATCMled</class>
<extends>QLabel</extends>
<header>atcmplugin.h</header>
</customwidget>
<customwidget>
<class>ATCMtime</class>
<extends>QPushButton</extends>
<header>atcmplugin.h</header>
</customwidget>
</customwidgets>
<resources/>
<connections>
<connection>
<sender>atcmButton_menu</sender>
<signal>newPage(const char*,bool)</signal>
<receiver>page402</receiver>
<slot>goto_page(const char*,bool)</slot>
<hints>
<hint type="sourcelabel">
<x>20</x>
<y>20</y>
</hint>
<hint type="destinationlabel">
<x>20</x>
<y>20</y>
</hint>
</hints>
</connection>
<connection>
<sender>atcmButton_page402_2</sender>
<signal>newPage(const char*,bool)</signal>
<receiver>page402</receiver>
<slot>goto_page(const char*,bool)</slot>
<hints>
<hint type="sourcelabel">
<x>20</x>
<y>20</y>
</hint>
<hint type="destinationlabel">
<x>20</x>
<y>20</y>
</hint>
</hints>
</connection>
</connections>
<slots>
<slot>goto_page(const char*,bool)</slot>
</slots>
</ui>
